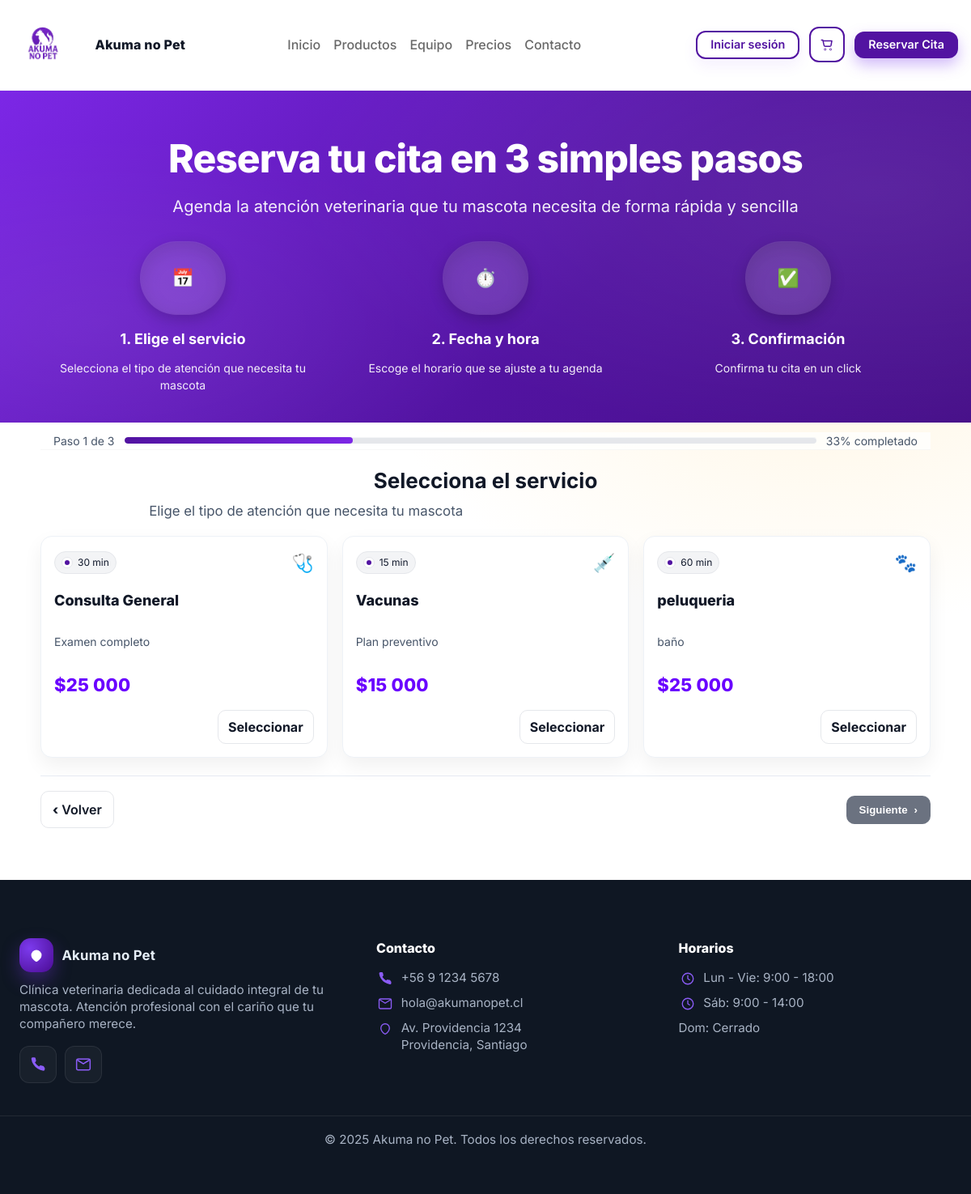
Page /agenda/reservar/ on the committed database.
### agenda/models.py (models this page shows, shortened)
class Servicio(models.Model):
    code = models.SlugField(unique=True, max_length=32)
    nombre = models.CharField(max_length=120)
    descripcion = models.TextField(blank=True, default="")
    duracion_min_default = models.PositiveIntegerField(default=30)
    precio = models.PositiveIntegerField(default=0)
    icono = models.CharField(max_length=8, blank=True, default="🐾")
    class Meta:
        ordering = ["nombre"]
        verbose_name = "Servicio"
        verbose_name_plural = "Servicios"

### agenda/views.py (the view, shortened to what this page needs)
# urls.py: path("reservar/", views.reservar_wizard, name="reservar"),
@ensure_csrf_cookie
def reservar_wizard(request):
    step = int(request.GET.get("step", "1"))
    wiz = _wiz_get(request)
    if step == 1:
        if request.method == "POST":
            f = Paso1ServicioForm(request.POST)
            if f.is_valid():
                srv = f.cleaned_data["servicio"]
                wiz.update({"servicio_id": srv.id})
                _wiz_set(request, wiz)
                return redirect(f"{reverse('agenda:reservar')}?step=2")
        else:
            initial = {}
            preselect = request.GET.get("servicio")
            servicio_prefill = None
            if not preselect and wiz.get("servicio_id"):
                initial["servicio"] = wiz["servicio_id"]
            elif preselect and not servicio_prefill and wiz.get("servicio_id"):
                initial["servicio"] = wiz["servicio_id"]
            f = Paso1ServicioForm(initial=initial)
        servicios = Servicio.objects.order_by("nombre")
        return render(
            request,
            "agenda/reservar_paso1.html",
            {"form": f, "step": 1, "step_total": 3, "servicios": servicios},
        )

### agenda/views.py (called while the page is built)
def _wiz_get(request):
    return request.session.get(WIZ_KEY, {})

### carrito/context_processors.py (called while the page is built, shortened)
def cart_context(request):
    cart = request.session.get("cart", {}) or {}
    count = 0
    total = 0
    return {
        "cart_count": count,
        "cart_total": total,
    }

### Fase 2/Evidencias Proyecto/AKUMANOPET/agenda/templates/agenda/reservar_paso1.html (shortened to what this page needs)
{% extends "main/base.html" %}
{% load static humanize %}
{% block contenido %}
<link rel="stylesheet" href="{% static 'agenda/css/reserva.css' %}">
<div class="page-reserva">
  <section class="hero-agenda">
    <h1>Reserva tu cita en 3 simples pasos</h1>
    <p>Agenda la atención veterinaria que tu mascota necesita de forma rápida y sencilla</p>
    <div class="steps" aria-hidden="true">
      <div class="step">
        <div class="chip"><span class="i">📅</span></div>
        <h3>1. Elige el servicio</h3>
        <p>Selecciona el tipo de atención que necesita tu mascota</p>
      </div>
      <div class="step">
        <div class="chip"><span class="i">⏱️</span></div>
        <h3>2. Fecha y hora</h3>
        <p>Escoge el horario que se ajuste a tu agenda</p>
      </div>
      <div class="step">
        <div class="chip"><span class="i">✅</span></div>
        <h3>3. Confirmación</h3>
        <p>Confirma tu cita en un click</p>
      </div>
    </div>
  </section>
  <main class="wizard">
    <header class="progress-row" aria-label="Progreso">
      <span class="step-label">Paso {{ step|default:1 }} de {{ total_steps|default:3 }}</span>
      <div class="progress" role="progressbar"
           aria-valuemin="0" aria-valuemax="100"
           aria-valuenow="{{ percent|default:33 }}">
        <div class="bar" style="width: {{ percent|default:33 }}%"></div>
      </div>
      <span class="pct">{{ percent|default:33 }}% completado</span>
    </header>
    <section class="stage" aria-labelledby="titleServicios">
      <h2 id="titleServicios">Selecciona el servicio</h2>
      <p class="lead">Elige el tipo de atención que necesita tu mascota</p>
      <form method="post">
        <div class="service-grid">
          {% for s in servicios %}
            <label class="card">
              <div class="card-head">
                <div class="badge"><span class="dot"></span><span>{{ s.duracion_min_default|default:30 }} min</span></div>
                <div aria-hidden="true" style="font-size:22px">{{ s.icono|default:"🐾" }}</div>
              </div>
              <h3 class="title">{{ s.nombre }}</h3>
              {% if s.descripcion %}<p class="desc">{{ s.descripcion }}</p>{% endif %}
              <div class="price">{% if s.precio %}${{ s.precio|intcomma }}{% else %}Sin costo{% endif %}</div>
              <span class="select-btn">Seleccionar</span>
            </label>
          {% empty %}
            <p>No hay servicios configurados.</p>
          {% endfor %}
        </div>
        <div class="navRow">
          <a class="btn-ghost" href="{% url 'main:home' %}"><span class="arr">‹</span> Volver</a>
          <button class="btn-next enabled" type="submit">Siguiente <span class="arr">›</span></button>
        </div>
      </form>
    </section>
  </main>
</div>
{% endblock %}

### static/css/styles.css (style rules this page uses)
a { color: inherit; text-decoration: none; }
header { position: sticky; top: 0; z-index: 50; background: rgba(255,255,255,.8); backdrop-filter: saturate(180%) blur(6px); border-bottom: 1px solid rgba(0,0,0,.03); }
.lead { color: #4B5563; font-size: 1.05rem; max-width: 62ch; text-align: ceneter; }
.chip { display: inline-flex; align-items: center; gap: .5rem; padding: .65rem 1.1rem; border-radius: 999px; font-weight: 800; font-size: 1rem; border: 1px solid rgba(0,0,0,.06); color: #374151; background: #fff; box-shadow: 0 4px 12px rgba(17,24,39,.06); }
.btn-ghost { background: #f3f4f6; color: #111; border: 0; }

### rows in the picture
Servicio: duracion_min_default "30", icono "🩺", nombre "Consulta General", descripcion "Examen completo", precio "25 000"
Servicio: duracion_min_default "15", icono "💉", nombre "Vacunas", descripcion "Plan preventivo", precio "15 000"
Servicio: duracion_min_default "60", icono "🐾", nombre "peluqueria", descripcion "baño", precio "25 000"

### other values in the picture
{{ step|default:1 }} "1"
{{ total_steps|default:3 }} "3"
{{ percent|default:33 }} "33"
